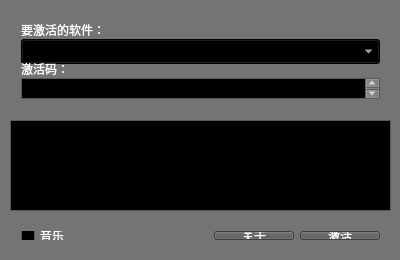
<?xml version="1.0" encoding="UTF-8"?>
<ui version="4.0">
 <class>MainWindow</class>
 <widget class="QMainWindow" name="MainWindow">
  <property name="windowModality">
   <enum>Qt::ApplicationModal</enum>
  </property>
  <property name="geometry">
   <rect>
    <x>0</x>
    <y>0</y>
    <width>400</width>
    <height>260</height>
   </rect>
  </property>
  <property name="minimumSize">
   <size>
    <width>400</width>
    <height>260</height>
   </size>
  </property>
  <property name="maximumSize">
   <size>
    <width>400</width>
    <height>260</height>
   </size>
  </property>
  <property name="palette">
   <palette>
    <active>
     <colorrole role="WindowText">
      <brush brushstyle="SolidPattern">
       <color alpha="255">
        <red>255</red>
        <green>255</green>
        <blue>255</blue>
       </color>
      </brush>
     </colorrole>
     <colorrole role="Button">
      <brush brushstyle="SolidPattern">
       <color alpha="255">
        <red>116</red>
        <green>116</green>
        <blue>116</blue>
       </color>
      </brush>
     </colorrole>
     <colorrole role="Light">
      <brush brushstyle="SolidPattern">
       <color alpha="255">
        <red>174</red>
        <green>174</green>
        <blue>174</blue>
       </color>
      </brush>
     </colorrole>
     <colorrole role="Midlight">
      <brush brushstyle="SolidPattern">
       <color alpha="255">
        <red>0</red>
        <green>0</green>
        <blue>0</blue>
       </color>
      </brush>
     </colorrole>
     <colorrole role="Dark">
      <brush brushstyle="SolidPattern">
       <color alpha="255">
        <red>58</red>
        <green>58</green>
        <blue>58</blue>
       </color>
      </brush>
     </colorrole>
     <colorrole role="Mid">
      <brush brushstyle="SolidPattern">
       <color alpha="255">
        <red>77</red>
        <green>77</green>
        <blue>77</blue>
       </color>
      </brush>
     </colorrole>
     <colorrole role="Text">
      <brush brushstyle="SolidPattern">
       <color alpha="255">
        <red>255</red>
        <green>255</green>
        <blue>255</blue>
       </color>
      </brush>
     </colorrole>
     <colorrole role="BrightText">
      <brush brushstyle="SolidPattern">
       <color alpha="255">
        <red>255</red>
        <green>255</green>
        <blue>255</blue>
       </color>
      </brush>
     </colorrole>
     <colorrole role="ButtonText">
      <brush brushstyle="SolidPattern">
       <color alpha="255">
        <red>255</red>
        <green>255</green>
        <blue>255</blue>
       </color>
      </brush>
     </colorrole>
     <colorrole role="Base">
      <brush brushstyle="SolidPattern">
       <color alpha="255">
        <red>0</red>
        <green>0</green>
        <blue>0</blue>
       </color>
      </brush>
     </colorrole>
     <colorrole role="Window">
      <brush brushstyle="SolidPattern">
       <color alpha="255">
        <red>116</red>
        <green>116</green>
        <blue>116</blue>
       </color>
      </brush>
     </colorrole>
     <colorrole role="Shadow">
      <brush brushstyle="SolidPattern">
       <color alpha="255">
        <red>0</red>
        <green>0</green>
        <blue>0</blue>
       </color>
      </brush>
     </colorrole>
     <colorrole role="AlternateBase">
      <brush brushstyle="SolidPattern">
       <color alpha="255">
        <red>58</red>
        <green>58</green>
        <blue>58</blue>
       </color>
      </brush>
     </colorrole>
     <colorrole role="ToolTipBase">
      <brush brushstyle="SolidPattern">
       <color alpha="255">
        <red>255</red>
        <green>255</green>
        <blue>220</blue>
       </color>
      </brush>
     </colorrole>
     <colorrole role="ToolTipText">
      <brush brushstyle="SolidPattern">
       <color alpha="255">
        <red>0</red>
        <green>0</green>
        <blue>0</blue>
       </color>
      </brush>
     </colorrole>
    </active>
    <inactive>
     <colorrole role="WindowText">
      <brush brushstyle="SolidPattern">
       <color alpha="255">
        <red>255</red>
        <green>255</green>
        <blue>255</blue>
       </color>
      </brush>
     </colorrole>
     <colorrole role="Button">
      <brush brushstyle="SolidPattern">
       <color alpha="255">
        <red>116</red>
        <green>116</green>
        <blue>116</blue>
       </color>
      </brush>
     </colorrole>
     <colorrole role="Light">
      <brush brushstyle="SolidPattern">
       <color alpha="255">
        <red>174</red>
        <green>174</green>
        <blue>174</blue>
       </color>
      </brush>
     </colorrole>
     <colorrole role="Midlight">
      <brush brushstyle="SolidPattern">
       <color alpha="255">
        <red>145</red>
        <green>145</green>
        <blue>145</blue>
       </color>
      </brush>
     </colorrole>
     <colorrole role="Dark">
      <brush brushstyle="SolidPattern">
       <color alpha="255">
        <red>58</red>
        <green>58</green>
        <blue>58</blue>
       </color>
      </brush>
     </colorrole>
     <colorrole role="Mid">
      <brush brushstyle="SolidPattern">
       <color alpha="255">
        <red>77</red>
        <green>77</green>
        <blue>77</blue>
       </color>
      </brush>
     </colorrole>
     <colorrole role="Text">
      <brush brushstyle="SolidPattern">
       <color alpha="255">
        <red>255</red>
        <green>255</green>
        <blue>255</blue>
       </color>
      </brush>
     </colorrole>
     <colorrole role="BrightText">
      <brush brushstyle="SolidPattern">
       <color alpha="255">
        <red>255</red>
        <green>255</green>
        <blue>255</blue>
       </color>
      </brush>
     </colorrole>
     <colorrole role="ButtonText">
      <brush brushstyle="SolidPattern">
       <color alpha="255">
        <red>255</red>
        <green>255</green>
        <blue>255</blue>
       </color>
      </brush>
     </colorrole>
     <colorrole role="Base">
      <brush brushstyle="SolidPattern">
       <color alpha="255">
        <red>0</red>
        <green>0</green>
        <blue>0</blue>
       </color>
      </brush>
     </colorrole>
     <colorrole role="Window">
      <brush brushstyle="SolidPattern">
       <color alpha="255">
        <red>116</red>
        <green>116</green>
        <blue>116</blue>
       </color>
      </brush>
     </colorrole>
     <colorrole role="Shadow">
      <brush brushstyle="SolidPattern">
       <color alpha="255">
        <red>0</red>
        <green>0</green>
        <blue>0</blue>
       </color>
      </brush>
     </colorrole>
     <colorrole role="AlternateBase">
      <brush brushstyle="SolidPattern">
       <color alpha="255">
        <red>58</red>
        <green>58</green>
        <blue>58</blue>
       </color>
      </brush>
     </colorrole>
     <colorrole role="ToolTipBase">
      <brush brushstyle="SolidPattern">
       <color alpha="255">
        <red>255</red>
        <green>255</green>
        <blue>220</blue>
       </color>
      </brush>
     </colorrole>
     <colorrole role="ToolTipText">
      <brush brushstyle="SolidPattern">
       <color alpha="255">
        <red>0</red>
        <green>0</green>
        <blue>0</blue>
       </color>
      </brush>
     </colorrole>
    </inactive>
    <disabled>
     <colorrole role="WindowText">
      <brush brushstyle="SolidPattern">
       <color alpha="255">
        <red>58</red>
        <green>58</green>
        <blue>58</blue>
       </color>
      </brush>
     </colorrole>
     <colorrole role="Button">
      <brush brushstyle="SolidPattern">
       <color alpha="255">
        <red>116</red>
        <green>116</green>
        <blue>116</blue>
       </color>
      </brush>
     </colorrole>
     <colorrole role="Light">
      <brush brushstyle="SolidPattern">
       <color alpha="255">
        <red>174</red>
        <green>174</green>
        <blue>174</blue>
       </color>
      </brush>
     </colorrole>
     <colorrole role="Midlight">
      <brush brushstyle="SolidPattern">
       <color alpha="255">
        <red>145</red>
        <green>145</green>
        <blue>145</blue>
       </color>
      </brush>
     </colorrole>
     <colorrole role="Dark">
      <brush brushstyle="SolidPattern">
       <color alpha="255">
        <red>58</red>
        <green>58</green>
        <blue>58</blue>
       </color>
      </brush>
     </colorrole>
     <colorrole role="Mid">
      <brush brushstyle="SolidPattern">
       <color alpha="255">
        <red>77</red>
        <green>77</green>
        <blue>77</blue>
       </color>
      </brush>
     </colorrole>
     <colorrole role="Text">
      <brush brushstyle="SolidPattern">
       <color alpha="255">
        <red>58</red>
        <green>58</green>
        <blue>58</blue>
       </color>
      </brush>
     </colorrole>
     <colorrole role="BrightText">
      <brush brushstyle="SolidPattern">
       <color alpha="255">
        <red>255</red>
        <green>255</green>
        <blue>255</blue>
       </color>
      </brush>
     </colorrole>
     <colorrole role="ButtonText">
      <brush brushstyle="SolidPattern">
       <color alpha="255">
        <red>58</red>
        <green>58</green>
        <blue>58</blue>
       </color>
      </brush>
     </colorrole>
     <colorrole role="Base">
      <brush brushstyle="SolidPattern">
       <color alpha="255">
        <red>116</red>
        <green>116</green>
        <blue>116</blue>
       </color>
      </brush>
     </colorrole>
     <colorrole role="Window">
      <brush brushstyle="SolidPattern">
       <color alpha="255">
        <red>116</red>
        <green>116</green>
        <blue>116</blue>
       </color>
      </brush>
     </colorrole>
     <colorrole role="Shadow">
      <brush brushstyle="SolidPattern">
       <color alpha="255">
        <red>0</red>
        <green>0</green>
        <blue>0</blue>
       </color>
      </brush>
     </colorrole>
     <colorrole role="AlternateBase">
      <brush brushstyle="SolidPattern">
       <color alpha="255">
        <red>116</red>
        <green>116</green>
        <blue>116</blue>
       </color>
      </brush>
     </colorrole>
     <colorrole role="ToolTipBase">
      <brush brushstyle="SolidPattern">
       <color alpha="255">
        <red>255</red>
        <green>255</green>
        <blue>220</blue>
       </color>
      </brush>
     </colorrole>
     <colorrole role="ToolTipText">
      <brush brushstyle="SolidPattern">
       <color alpha="255">
        <red>0</red>
        <green>0</green>
        <blue>0</blue>
       </color>
      </brush>
     </colorrole>
    </disabled>
   </palette>
  </property>
  <property name="windowTitle">
   <string>WinActivator</string>
  </property>
  <widget class="QWidget" name="centralWidget">
   <widget class="QWidget" name="verticalLayoutWidget">
    <property name="geometry">
     <rect>
      <x>10</x>
      <y>10</y>
      <width>381</width>
      <height>101</height>
     </rect>
    </property>
    <layout class="QVBoxLayout" name="verticalLayout">
     <property name="spacing">
      <number>0</number>
     </property>
     <item>
      <widget class="QLabel" name="label">
       <property name="font">
        <font>
         <family>等线</family>
        </font>
       </property>
       <property name="text">
        <string>要激活的软件：</string>
       </property>
      </widget>
     </item>
     <item>
      <widget class="QComboBox" name="comboBox">
       <property name="minimumSize">
        <size>
         <width>0</width>
         <height>25</height>
        </size>
       </property>
       <property name="font">
        <font>
         <family>等线</family>
        </font>
       </property>
       <property name="styleSheet">
        <string notr="true">color: rgb(255, 255, 255);
background-color: rgb(0, 0, 0);</string>
       </property>
      </widget>
     </item>
     <item>
      <widget class="QLabel" name="label_2">
       <property name="enabled">
        <bool>true</bool>
       </property>
       <property name="font">
        <font>
         <family>等线</family>
        </font>
       </property>
       <property name="text">
        <string>激活码：</string>
       </property>
      </widget>
     </item>
     <item>
      <widget class="QPlainTextEdit" name="plainTextEdit">
       <property name="maximumSize">
        <size>
         <width>16777215</width>
         <height>25</height>
        </size>
       </property>
       <property name="font">
        <font>
         <family>等线</family>
        </font>
       </property>
       <property name="readOnly">
        <bool>true</bool>
       </property>
      </widget>
     </item>
    </layout>
   </widget>
   <widget class="QWidget" name="horizontalLayoutWidget">
    <property name="geometry">
     <rect>
      <x>10</x>
      <y>220</y>
      <width>381</width>
      <height>31</height>
     </rect>
    </property>
    <layout class="QHBoxLayout" name="horizontalLayout">
     <item>
      <widget class="QCheckBox" name="checkBox">
       <property name="minimumSize">
        <size>
         <width>200</width>
         <height>0</height>
        </size>
       </property>
       <property name="font">
        <font>
         <family>等线</family>
        </font>
       </property>
       <property name="text">
        <string>音乐</string>
       </property>
      </widget>
     </item>
     <item>
      <widget class="QPushButton" name="pushButton">
       <property name="font">
        <font>
         <family>等线</family>
        </font>
       </property>
       <property name="styleSheet">
        <string notr="true">color: rgb(255, 255, 255);
background-color: rgb(85, 85, 85);</string>
       </property>
       <property name="text">
        <string>关于</string>
       </property>
      </widget>
     </item>
     <item>
      <widget class="QPushButton" name="pushButton_2">
       <property name="font">
        <font>
         <family>等线</family>
        </font>
       </property>
       <property name="styleSheet">
        <string notr="true">color: rgb(255, 255, 255);
background-color: rgb(85, 85, 85);</string>
       </property>
       <property name="text">
        <string>激活</string>
       </property>
      </widget>
     </item>
    </layout>
   </widget>
   <widget class="QPlainTextEdit" name="plainTextEdit_2">
    <property name="geometry">
     <rect>
      <x>10</x>
      <y>120</y>
      <width>381</width>
      <height>91</height>
     </rect>
    </property>
    <property name="maximumSize">
     <size>
      <width>16777215</width>
      <height>120</height>
     </size>
    </property>
    <property name="font">
     <font>
      <family>等线</family>
     </font>
    </property>
    <property name="readOnly">
     <bool>true</bool>
    </property>
   </widget>
  </widget>
 </widget>
 <layoutdefault spacing="6" margin="11"/>
 <resources/>
 <connections/>
</ui>
